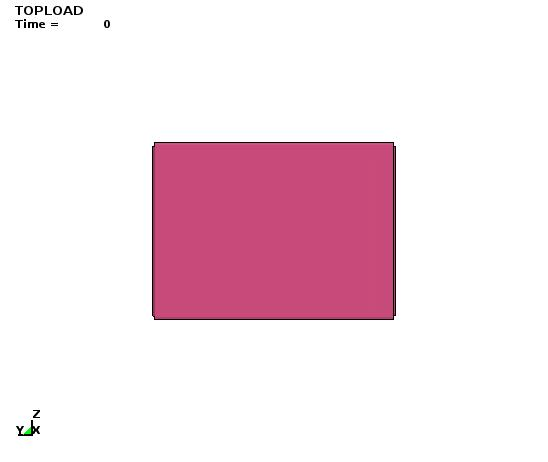
#> input picture DeepLearning/front_face_front_0.jpg, 548 x 462 px, found by its file name
$ python test2.py   (older library calls are emulated)
#> lines starting #> are read from the running program, lines starting #| are printed output that depends on the picture; after the words box and inside, x2 and y2 are one past the last pixel; in counts of white or black regions, pixels touching at a corner belong together
__author__ = 'Umesh'
'''
facechop.py

-Takes an image and detects a face in it.
-For each face, an image file is generated
    -the images are strictly of the faces
'''

from skimage.measure import compare_ssim
import imutils, os
import numpy as np
import cv2.cv2 as cv2

def get_diff(imPath1, imPath2, parentPath = ""):

    if isinstance(imPath1, str):
        parentPath = os.path.split(imPath1)[0]
        # load the two input images
        imageA = cv2.imread(imPath1)
        imageB = cv2.imread(imPath2)
    else:
        imageA = imPath1
        imageB = imPath2
    # convert the images to grayscale
    grayA = cv2.cvtColor(imageA, cv2.COLOR_BGR2GRAY)
    grayB = cv2.cvtColor(imageB, cv2.COLOR_BGR2GRAY)

    # show the output images
    cv2.imshow("grayA", grayA)
    cv2.imshow("grayB", grayB)
    #
    #  compute the Structural Similarity Index (SSIM) between the two
    # images, ensuring that the difference image is returned
    (score, diff1) = compare_ssim(grayA, grayB, full=True)
    diff = (diff1 * 255).astype("uint8")
    print("type of grayA", type(grayA))
    print("type of diff", type(diff1))

    outcsv = os.path.join(parentPath, "out_diff.csv")
    print(outcsv)
    np.savetxt(outcsv, diff, delimiter=',')
    # threshold the difference image, followed by finding contours to
    # obtain the regions of the two input images that differ
    thresh = cv2.threshold(diff, 0, 255, cv2.THRESH_BINARY_INV | cv2.THRESH_OTSU)[1]
    cnts = cv2.findContours(thresh.copy(), cv2.RETR_EXTERNAL, cv2.CHAIN_APPROX_SIMPLE)
    cnts = cnts[0] if imutils.is_cv2() else cnts[1]
    print(len(cnts))
    cnts = [cnts[-1]]
    # loop over the contours
    for c in cnts:
        # compute the bounding box of the contour and then draw the
        # bounding box on both input images to represent where the two
        # images differ
        (x, y, w, h) = cv2.boundingRect(c)
        print(x, y, w, h)
        cv2.rectangle(imageA, (x, y), (x + w, y + h), (0, 0, 255), 2)
        cv2.rectangle(imageB, (x, y), (x + w, y + h), (0, 0, 255), 2)


    # cv2.imshow("Diff", diff)
    # #cv2.imshow("image_from_array", image_from_array)
    # cv2.imshow("Thresh", thresh)
    # cv2.waitKey(0)
    return diff

def crop_image(image_path):
    img = cv2.imread(image_path)
    crop_img = img[100:350, 100:450] # Crop from x, y, w, h -> 100, 200, 300, 400
    # NOTE: its img[y: y + h, x: x + w] and *not* img[x: x + w, y: y + h]
    # cv2.imshow("cropped", crop_img)
    # cv2.waitKey(0)
    return crop_img

def get_bw(image_path):
    """

    :param image_path:
    :return:
    """
    if isinstance(image_path, str):
        im_gray = cv2.imread(image_path, cv2.IMREAD_GRAYSCALE)#cv2.CV_LOAD_IMAGE_GRAYSCALE)
    else:
        im_gray = cv2.cvtColor(image_path, cv2.COLOR_BGR2GRAY)
    (thresh, im_bw) = cv2.threshold(im_gray, 128, 255, cv2.THRESH_BINARY | cv2.THRESH_OTSU)
    im_bw = cv2.threshold(im_gray, thresh, 255, cv2.THRESH_BINARY)[1]
    return im_bw


if __name__ == '__main__':
    parentDir = r"D:\Umesh\LSPP\1Aug\DataAnalysis\DeepLearning"
    # imagePath1 = r"D:\Umesh\LSPP\1Aug\DataAnalysis\ProjectDA\Images\118_case769_front_Top_Bottom_0.jpg"
    # imagePath2 = r"D:\Umesh\LSPP\1Aug\DataAnalysis\ProjectDA\Images\118_case769_front_Top_Bottom_-1.jpg"
    imagePath1 = os.path.join(parentDir, "front_face_front_0.jpg")
    imagePath2 = os.path.join(parentDir, "front_face_front_-1.png")

    # get_diff(imagePath1, imagePath2, parentPath=parentDir)
    cropIm1 = crop_image(imagePath1)
#> in crop_image, img is the input picture: shape (462, 548, 3); mean B, G, R 231.1, 223.1, 244
    cropIm2 = crop_image(imagePath2)
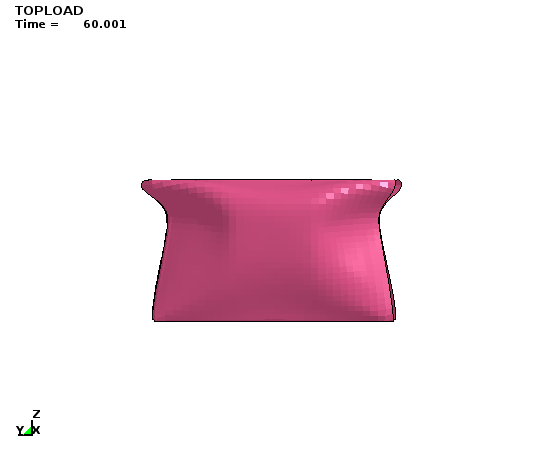
#> input picture DeepLearning/front_face_front_-1.png, 548 x 462 px, found by its file name
#> in crop_image, img is the input picture: shape (462, 548, 3); mean B, G, R 235.7, 230.2, 244.8
    cropIm1_bw = get_bw(cropIm1)
#> in get_bw, `(thresh, im_bw) = cv2.threshold(im_gray, 128, 255, cv2.THRESH_BINARY |..`:
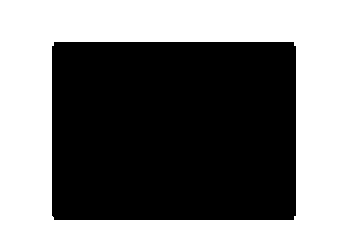
#> im_bw: shape (250, 350); 50.4% white; 1 black region, box (x1, y1, x2, y2) and area: (52, 42, 296, 220) 43401
#> in get_bw, `(thresh, im_bw) = cv2.threshold(im_gray, 128, 255, cv2.THRESH_BINARY |..`: thresh = 138
    print(cropIm1_bw.shape)
#| (250, 350)
    #exit()
    # img1_bw = os.path.join(parentDir, "image1_bw.csv")
    # np.savetxt(img1_bw, cropIm1_bw, delimiter=',')
    cropIm2_bw = get_bw(cropIm2)
#> in get_bw (call 2), `(thresh, im_bw) = cv2.threshold(im_gray, 128, 255, cv2.THRESH_BINARY |..`:
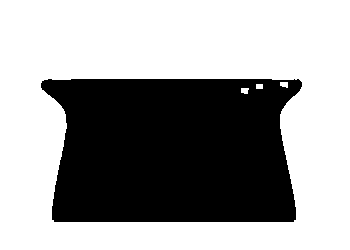
#> im_bw: shape (250, 350); 62.3% white; 1 black region, box (x1, y1, x2, y2) and area: (41, 79, 302, 222) 32983
#> in get_bw (call 2), `(thresh, im_bw) = cv2.threshold(im_gray, 128, 255, cv2.THRESH_BINARY |..`: thresh = 174
    # img2_bw = os.path.join(parentDir, "image2_bw.csv")
    # np.savetxt(img2_bw, cropIm2_bw, delimiter=',')
    # diff1 = get_diff(cropIm1, cropIm2, parentPath=parentDir)
    diff1 = get_diff(cropIm1, cropIm2, parentPath=parentDir)
#> in get_diff, `(score, diff1) = compare_ssim(grayA, grayB, full=True)`:
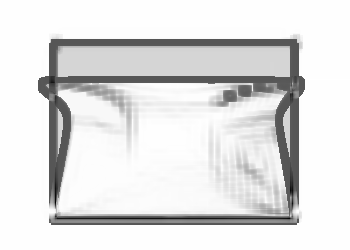
#> diff1: shape (250, 350) float64; min -0.502, max 1, mean 0.827; drawn with min black and max white
#> in get_diff, `(score, diff1) = compare_ssim(grayA, grayB, full=True)`: score = 0.819
#| type of grayA <class 'numpy.ndarray'>
#| type of diff <class 'numpy.ndarray'>
#> in get_diff, `thresh = cv2.threshold(diff, 0, 255, cv2.THRESH_BINARY_INV | cv2.THRES..`:
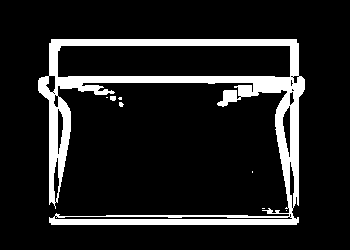
#> thresh: shape (250, 350); 12.4% white; 8 white regions (6 under 20 px)
#> in get_diff, `cnts = cv2.findContours(thresh.copy(), cv2.RETR_EXTERNAL, cv2.CHAIN_AP..`: cnts = 8 contours, 7 with area under 20; largest, box (x1, y1, x2, y2) and area: (38, 39, 305, 225) 17995
#| 8
#> in get_diff, `cnts = [cnts[-1]]`: cnts = 1 contour; box (x1, y1, x2, y2) and area: (38, 39, 305, 225) 17995
#> the loop in get_diff, `for c in cnts:` made 1 pass
#> (x, y, w, h) on pass 1: (38, 39, 267, 186)
#| 38 39 267 186
#> after the loop in get_diff, `for c in cnts:`:
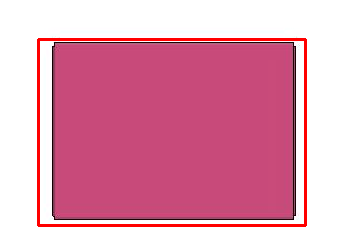
#> imageA: shape (250, 350, 3); mean B, G, R 179.5, 156.5, 224.8
#> after the loop in get_diff, `for c in cnts:`:
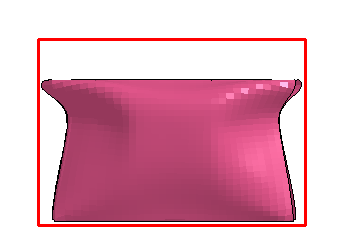
#> imageB: shape (250, 350, 3); mean B, G, R 193.1, 177.1, 227.4
    cv2.imshow("crop1", cropIm1)
    cv2.imshow("crop1_bw", cropIm1_bw)
    cv2.imshow("crop2", cropIm2)
    cv2.imshow("crop2_bw", cropIm2_bw)
    cv2.imshow('diff1',diff1)
    cv2.waitKey(0)
